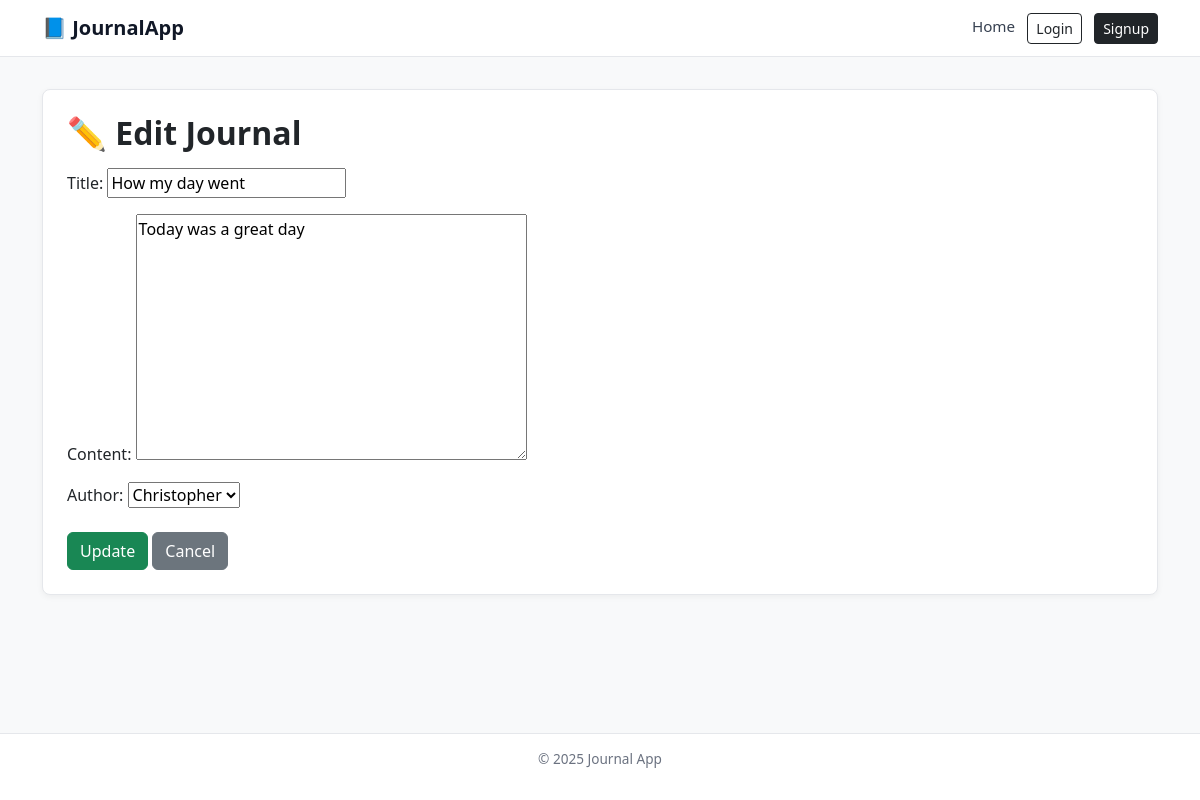
The page /journal/9/edit/ on the database its author committed.
### journal_app/models.py (models this page shows, shortened)
class journal(models.Model):
    title = models.CharField(max_length=100)
    author = models.ForeignKey(user, on_delete=models.CASCADE, blank=True, null=True)
    content = models.TextField()
    created_at = models.DateTimeField(auto_now_add=True)
    updated_at = models.DateTimeField(auto_now=True)

### journal_app/views.py (the view)
# urls.py: path('journal/<int:pk>/edit/', journalUpdateView.as_view(), name='journal-update'),
class journalUpdateView(UpdateView):
    model = journal
    form_class = journalCreationForm
    template_name = 'journal/update.html'
    success_url = reverse_lazy('home')

### journal_app/form.py
class journalCreationForm(forms.ModelForm):
    class Meta:
        model = journal
        fields = ('title', 'content', 'author',)

### journal_app/templates/journal/update.html (shortened to what this page needs)
{% extends "journal/base.html" %}
{% block content %}
<div class="card p-4">
    <h2 class="fw-bold mb-3">✏️ Edit Journal</h2>
    <form method="post">
        {{ form.as_p }}
        <button class="btn btn-success mt-2" type="submit">Update</button>
        <a href="{% url 'home' %}" class="btn btn-secondary mt-2">Cancel</a>
    </form>
</div>
{% endblock %}

### journal_app/static/journal/css/style.css (style rules this page uses)
body { font-family: 'Quicksand', sans-serif; background-color: #121212; color: #eaeaea; }
a { text-decoration: none; transition: color 0.3s ease-in-out; }
.card { background-color: #1e1e1e; border: none; border-radius: 12px; box-shadow: 0px 0px 10px rgba(13, 110, 253, 0.2); padding: 20px; margin-bottom: 20px; }

### journal_app/templates/journal/base.html (style rules this page uses)
body { background-color: #f8f9fa; font-family: system-ui, -apple-system, "Segoe UI", Roboto, sans-serif; min-height: 100vh; display: flex; flex-direction: column; }
.card { border-radius: 8px; border: 1px solid #e5e7eb; background: #fff; box-shadow: 0 2px 6px rgba(0,0,0,0.05); margin-bottom: 1rem; }

### rows shown on the page
journal: title "How my day went", content "Today was a great day", author "Christopher"
